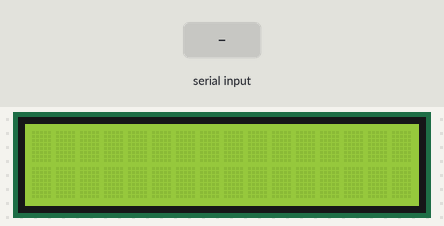
The sketch below on a simulated Arduino Uno, built with avr-gcc and run on an emulated ATmega328P. Shown: 16×2 character LCD. The test bench sets the inputs (shaded band). What the sketch prints to the serial monitor is not drawn.

Above: at 1.2 s.
1.3 s: "1" received over Serial
At 2.3 s:
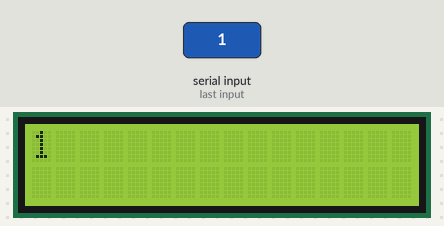
3.0 s: "0" received over Serial
At 3.7 s:
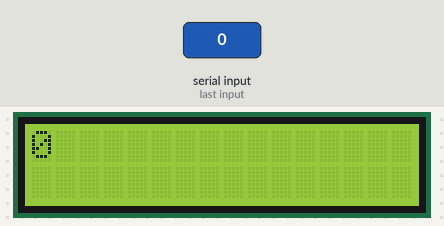
4.5 s: "2" received over Serial
At 5.0 s:
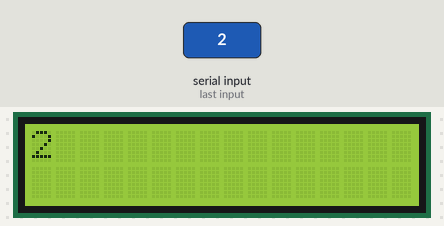
Timing chart, 0 to 7.5 s (numbered marks = the images above; inputs shaded):
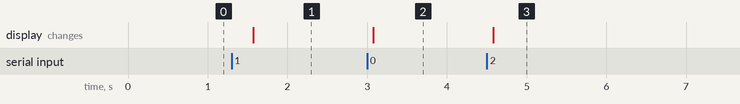

Measured:
- after the input at 1.3 s, the display: changes after 0.27 s (image 1)
- after the input at 3.0 s, the display: changes after 0.08 s (image 2)
- after the input at 4.5 s, the display: changes after 0.08 s (image 3)

The sketch:

read-serial.ino
```cpp
#include <LiquidCrystal_I2C.h>
LiquidCrystal_I2C lcd(0x27,16,2);
void setup() {
  lcd.init();
  lcd.backlight();
  lcd.setCursor(0, 0);
  Serial.begin(9600);
  Serial.println("Arduino start!");
}
String label = "";
char buffer[33];
void lcd_clear(){
  lcd.setCursor(0,0);
  for(int i = 0 ; i < 16;i++)
    lcd.print(" ");
  lcd.setCursor(0,1);
    for(int i = 0 ; i < 16;i++)
    lcd.print(" ");

}
void loop() {
  int index = 0;
  bool haveData = false;
  while(Serial.available() > 0){
    haveData = true;
    buffer[index] = Serial.read();
    index++;
    if(index >=32) continue;
  }
  if(haveData){
    label = buffer;
    label.trim();
    Serial.println(label);
    lcd.clear();
    for(int i = 0; i < 16; i++ ){
      if(String(buffer[i])== "")continue;
      lcd.print(buffer[i]);
    }
    lcd.setCursor(0,1);
    for(int i = 16; i < 32; i ++ ){
      if(String(buffer[i])== "")break;
      lcd.print(buffer[i]);
    }
  }
  else{
    for(int i = 0;i<33;i++){
      buffer[i] = 0x00;
    }
  }
  delay(500);
}
```
